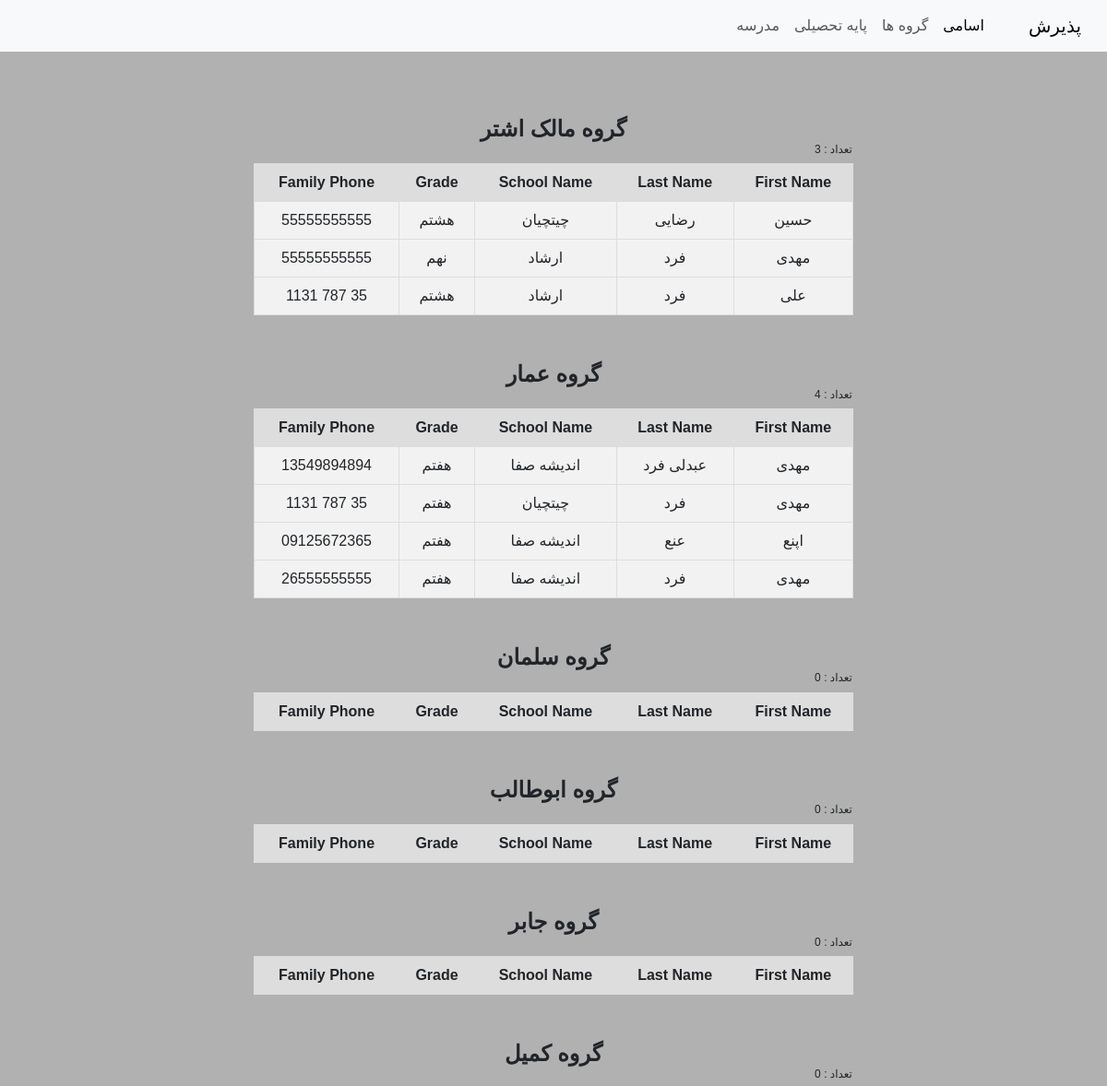
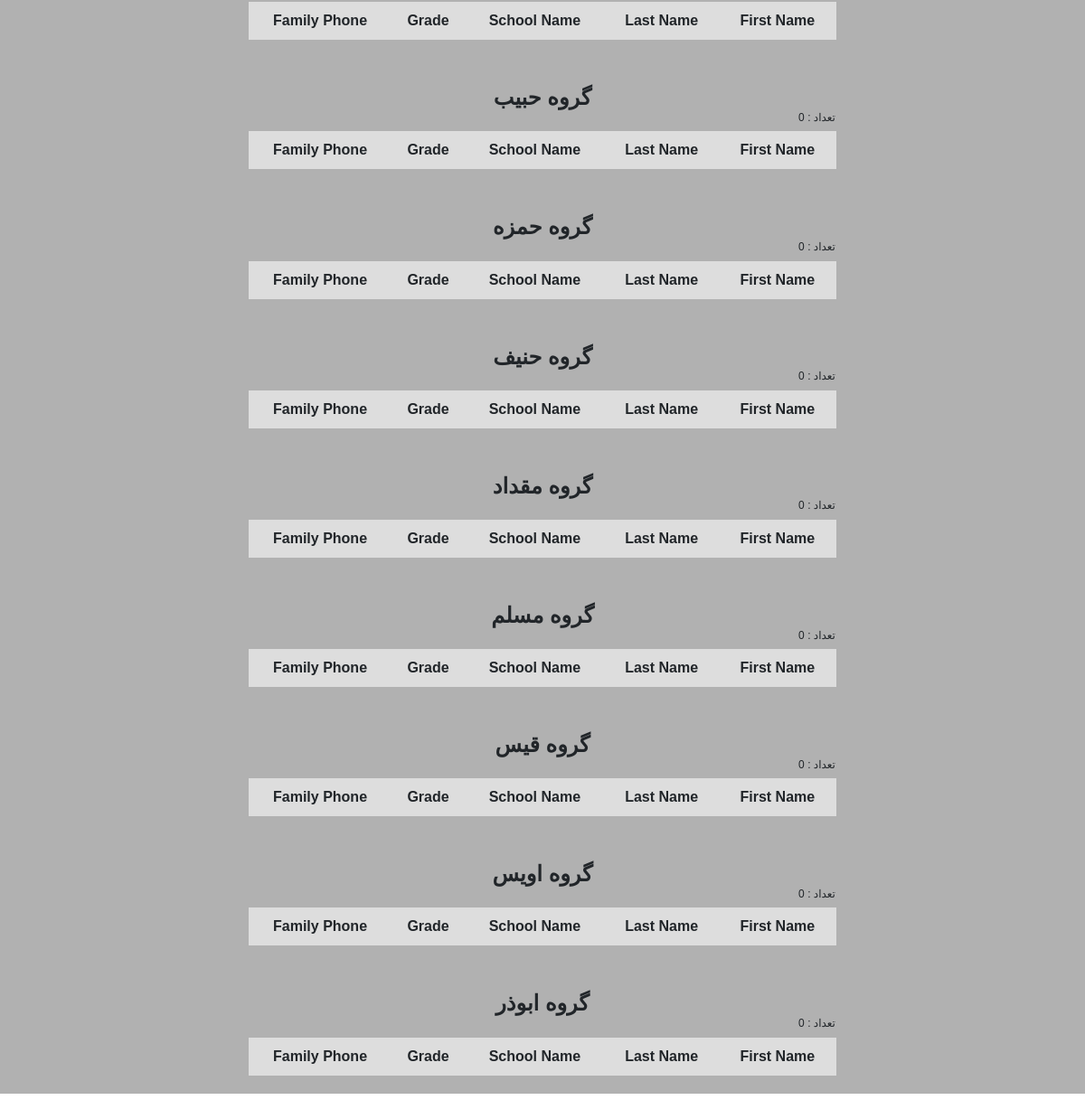
Page /group/ on the earlier database version (2 pictures, top to bottom).
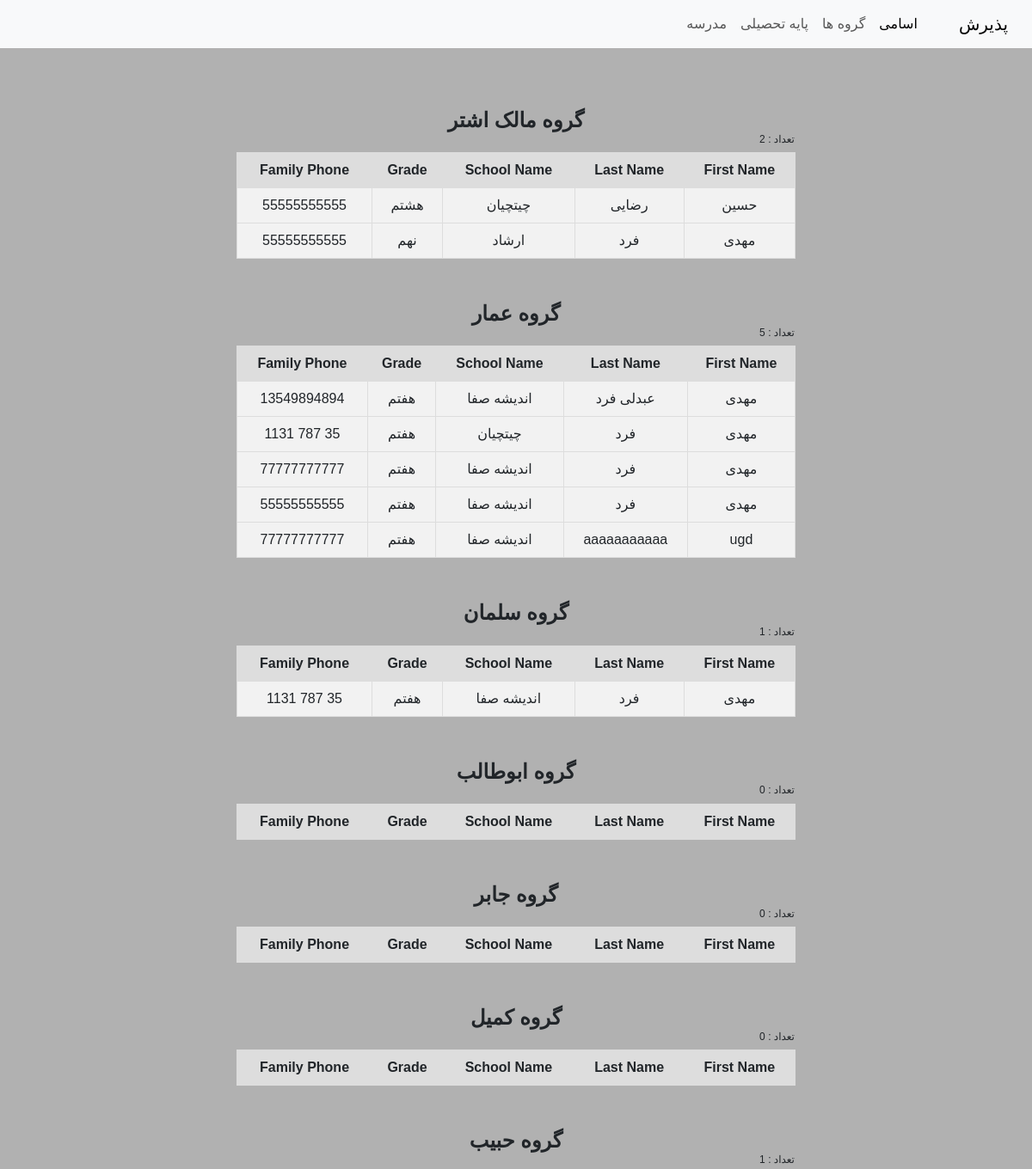
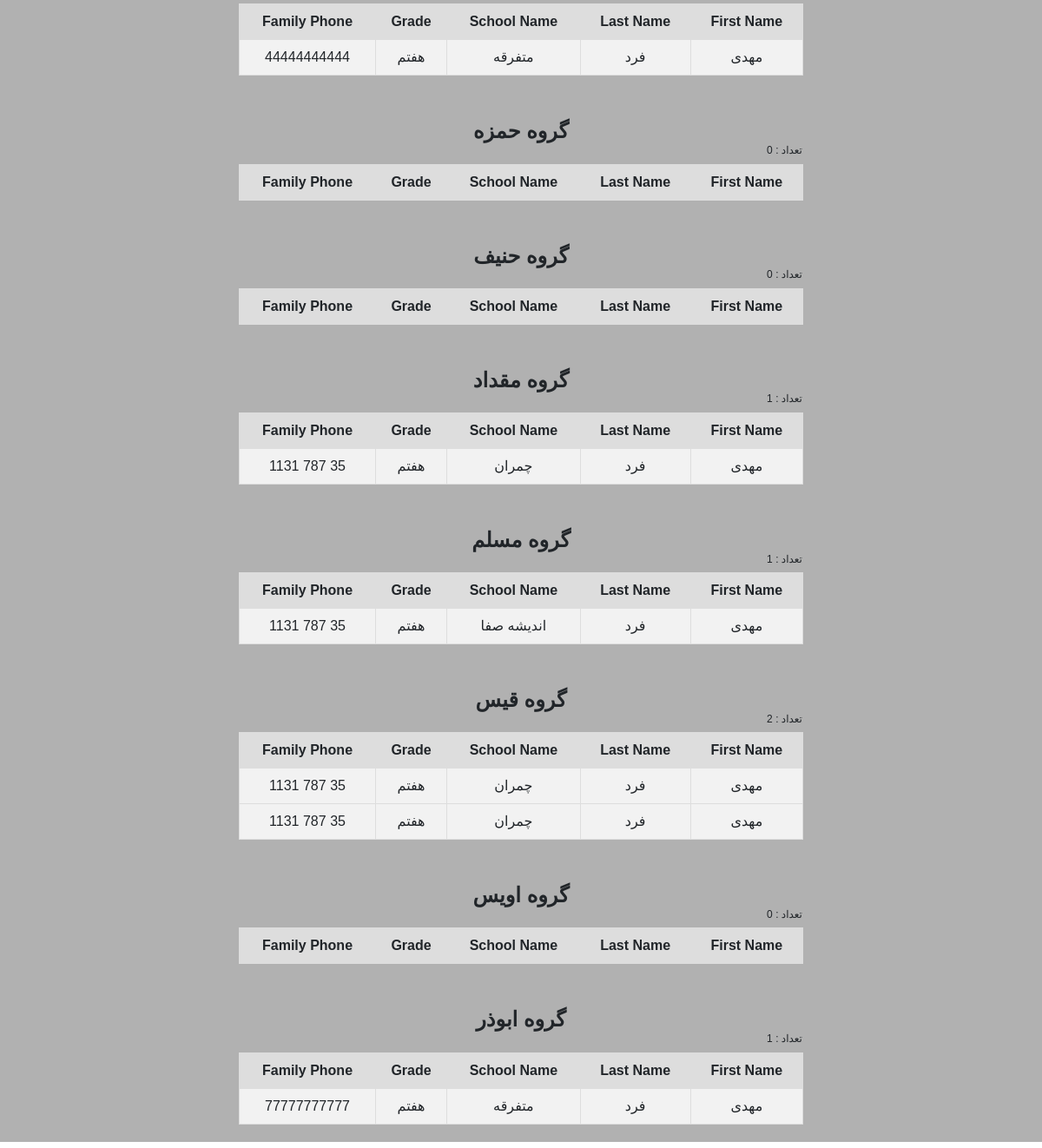
Same page on the later database version (2 pictures, top to bottom).
### home/models.py (models this page shows)
class Paziresh(models.Model):
    fname = models.CharField(max_length=100)
    lname = models.CharField(max_length=500)
    school_name = models.CharField(max_length=500)
    grade = models.CharField(max_length=50)
    phone = models.CharField(max_length=20)
    parent_phone = models.CharField(max_length=20)
    group_name = models.CharField(max_length=50)
    created_bey = models.CharField(max_length=50)
    GPA = models.CharField(max_length=10)
    pool = models.CharField(max_length=10)
    created = models.DateTimeField(auto_now=True)

### home/views.py (the view)
# urls.py: path('group/', views.group, name='group'),
def group(request):
    malek = Paziresh.objects.all().filter(group_name='مالک اشتر')
    malek_count = Paziresh.objects.all().filter(group_name='مالک اشتر').count()
    amar = Paziresh.objects.all().filter(group_name='عمار')
    amar_count = Paziresh.objects.all().filter(group_name='عمار').count()
    salman = Paziresh.objects.all().filter(group_name='سلمان')
    salman_count = Paziresh.objects.all().filter(group_name='سلمان').count()
    abotaleb = Paziresh.objects.all().filter(group_name='ابوطالب')
    abotaleb_count = Paziresh.objects.all().filter(group_name='ابوطالب').count()
    jaber = Paziresh.objects.all().filter(group_name='جابر')
    jaber_count = Paziresh.objects.all().filter(group_name='جابر').count()
    komal = Paziresh.objects.all().filter(group_name='کمیل')
    komal_count = Paziresh.objects.all().filter(group_name='کمیل').count()
    habib = Paziresh.objects.all().filter(group_name='حبیب')
    habib_count = Paziresh.objects.all().filter(group_name='حبیب').count()
    hamze = Paziresh.objects.all().filter(group_name='حمزه')
    hamze_count = Paziresh.objects.all().filter(group_name='حمزه').count()
    hanif = Paziresh.objects.all().filter(group_name='حنیف')
    hanif_count = Paziresh.objects.all().filter(group_name='حنیف').count()
    meghdad = Paziresh.objects.all().filter(group_name='مقداد')
    meghdad_count = Paziresh.objects.all().filter(group_name='مقداد').count()
    moslem = Paziresh.objects.all().filter(group_name='مسلم')
    moslem_count = Paziresh.objects.all().filter(group_name='مسلم').count()
    ghais = Paziresh.objects.all().filter(group_name='قیس')
    ghais_count = Paziresh.objects.all().filter(group_name='قیس').count()
    ovas = Paziresh.objects.all().filter(group_name='اویس')
    ovas_count = Paziresh.objects.all().filter(group_name='اویس').count()
    abozar = Paziresh.objects.all().filter(group_name='ابوذر')
    abozar_count = Paziresh.objects.all().filter(group_name='ابوذر').count()
    return render(request, 'group.html', {'malek':malek, 'malek_count':malek_count,
                                          'amar':amar, 'amar_count':amar_count,
                                          'abotaleb':abotaleb, 'abotaleb_count':abotaleb_count,
                                          'jaber':jaber, 'jaber_count':jaber_count,
                                          'komal':komal, 'komal_count':komal_count,
                                          'habib':habib, 'habib_count':habib_count,
                                          'hamze':hamze, 'hamze_count':hamze_count,
                                          'hanif':hanif, 'hanif_count':hanif_count,
                                          'meghdad':meghdad, 'meghdad_count':meghdad_count,
                                          'moslem':moslem, 'moslem_count':moslem_count,
                                          'ghais':ghais, 'ghais_count':ghais_count,
                                          'ovas':ovas, 'ovas_count':ovas_count,
                                          'abozar':abozar, 'abozar_count':abozar_count,
                                          'salman':salman, 'salman_count':salman_count,})

### templates/group.html (shortened to what the changed rows need)
{% extends 'base.html' %}
 {% block c %}
<div class="table-container">
<h1>گروه مالک اشتر</h1>
 <h6> تعداد : {{ malek_count }}</h6>
 <table style="border-collapse: collapse; background-color: #f2f2f2;">
    <tr style="background-color: #ddd;">
        <th style="border: 1px solid #ddd; padding: 8px;">First Name</th>
        <th style="border: 1px solid #ddd; padding: 8px;">Last Name</th>
        <th style="border: 1px solid #ddd; padding: 8px;">School Name</th>
        <th style="border: 1px solid #ddd; padding: 8px;">Grade</th>
        <th style="border: 1px solid #ddd; padding: 8px;">Family Phone</th>
    </tr>
    {% for student in malek %}
    <tr style="border: 1px solid #ddd;">
        <td style="border: 1px solid #ddd; padding: 8px;">{{ student.fname }}</td>
        <td style="border: 1px solid #ddd; padding: 8px;">{{ student.lname }}</td>
        <td style="border: 1px solid #ddd; padding: 8px;">{{ student.school_name }}</td>
        <td style="border: 1px solid #ddd; padding: 8px;">{{ student.grade }}</td>
        <td style="border: 1px solid #ddd; padding: 8px;">{{ student.parent_phone }}</td>
    </tr>
    {% endfor %}
</table>
</div>
<div class="table-container">
    <h1>گروه عمار</h1>
    <h6> تعداد : {{ amar_count }}</h6>
 <table style="border-collapse: collapse ; background-color: #f2f2f2;">
    <tr style="background-color: #ddd;">
        <th style="border: 1px solid #ddd; padding: 8px;">First Name</th>
        <th style="border: 1px solid #ddd; padding: 8px;">Last Name</th>
        <th style="border: 1px solid #ddd; padding: 8px;">School Name</th>
        <th style="border: 1px solid #ddd; padding: 8px;">Grade</th>
        <th style="border: 1px solid #ddd; padding: 8px;">Family Phone</th>
    </tr>
    {% for student in amar %}
    <tr style="border: 1px solid #ddd;">
        <td style="border: 1px solid #ddd; padding: 8px;">{{ student.fname }}</td>
        <td style="border: 1px solid #ddd; padding: 8px;">{{ student.lname }}</td>
        <td style="border: 1px solid #ddd; padding: 8px;">{{ student.school_name }}</td>
        <td style="border: 1px solid #ddd; padding: 8px;">{{ student.grade }}</td>
        <td style="border: 1px solid #ddd; padding: 8px;">{{ student.parent_phone }}</td>
    </tr>
    {% endfor %}
</table>
<div class="table-container">
    <h1>گروه سلمان</h1>
    <h6> تعداد : {{ salman_count }}</h6>
 <table style="border-collapse: collapse ; background-color: #f2f2f2;">
    <tr style="background-color: #ddd;">
        <th style="border: 1px solid #ddd; padding: 8px;">First Name</th>
        <th style="border: 1px solid #ddd; padding: 8px;">Last Name</th>
        <th style="border: 1px solid #ddd; padding: 8px;">School Name</th>
        <th style="border: 1px solid #ddd; padding: 8px;">Grade</th>
        <th style="border: 1px solid #ddd; padding: 8px;">Family Phone</th>
    </tr>
    {% for student in salman %}
    <tr style="border: 1px solid #ddd;">
        <td style="border: 1px solid #ddd; padding: 8px;">{{ student.fname }}</td>
        <td style="border: 1px solid #ddd; padding: 8px;">{{ student.lname }}</td>
        <td style="border: 1px solid #ddd; padding: 8px;">{{ student.school_name }}</td>
        <td style="border: 1px solid #ddd; padding: 8px;">{{ student.grade }}</td>
        <td style="border: 1px solid #ddd; padding: 8px;">{{ student.parent_phone }}</td>
    </tr>
    {% endfor %}
</table>
<div class="table-container">
    <h1>گروه ابوطالب</h1>
    <h6> تعداد : {{ abotaleb_count }}</h6>
 <table style="border-collapse: collapse ; background-color: #f2f2f2;">
    <tr style="background-color: #ddd;">
        <th style="border: 1px solid #ddd; padding: 8px;">First Name</th>
        <th style="border: 1px solid #ddd; padding: 8px;">Last Name</th>
        <th style="border: 1px solid #ddd; padding: 8px;">School Name</th>
        <th style="border: 1px solid #ddd; padding: 8px;">Grade</th>
        <th style="border: 1px solid #ddd; padding: 8px;">Family Phone</th>
    </tr>
</table>
<div class="table-container">
    <h1>گروه جابر</h1>
 <table style="border-collapse: collapse ; background-color: #f2f2f2;">
    <tr style="background-color: #ddd;">
        <th style="border: 1px solid #ddd; padding: 8px;">First Name</th>
        <th style="border: 1px solid #ddd; padding: 8px;">Last Name</th>
        <th style="border: 1px solid #ddd; padding: 8px;">School Name</th>
        <th style="border: 1px solid #ddd; padding: 8px;">Grade</th>
        <th style="border: 1px solid #ddd; padding: 8px;">Family Phone</th>
    </tr>
</table>
<div class="table-container">
    <h1>گروه کمیل</h1>
 <table style="border-collapse: collapse ; background-color: #f2f2f2;">
    <tr style="background-color: #ddd;">
        <th style="border: 1px solid #ddd; padding: 8px;">First Name</th>
        <th style="border: 1px solid #ddd; padding: 8px;">Last Name</th>
        <th style="border: 1px solid #ddd; padding: 8px;">School Name</th>
        <th style="border: 1px solid #ddd; padding: 8px;">Grade</th>
        <th style="border: 1px solid #ddd; padding: 8px;">Family Phone</th>
    </tr>
</table>
<div class="table-container">
    <h1>گروه حبیب</h1>
    <h6> تعداد : {{ habib_count }}</h6>
 <table style="border-collapse: collapse ; background-color: #f2f2f2;">
    <tr style="background-color: #ddd;">
        <th style="border: 1px solid #ddd; padding: 8px;">First Name</th>
        <th style="border: 1px solid #ddd; padding: 8px;">Last Name</th>
        <th style="border: 1px solid #ddd; padding: 8px;">School Name</th>
        <th style="border: 1px solid #ddd; padding: 8px;">Grade</th>
        <th style="border: 1px solid #ddd; padding: 8px;">Family Phone</th>
    </tr>
    {% for student in habib %}
    <tr style="border: 1px solid #ddd;">
        <td style="border: 1px solid #ddd; padding: 8px;">{{ student.fname }}</td>
        <td style="border: 1px solid #ddd; padding: 8px;">{{ student.lname }}</td>
        <td style="border: 1px solid #ddd; padding: 8px;">{{ student.school_name }}</td>
        <td style="border: 1px solid #ddd; padding: 8px;">{{ student.grade }}</td>
        <td style="border: 1px solid #ddd; padding: 8px;">{{ student.parent_phone }}</td>
    </tr>
    {% endfor %}
</table>
<div class="table-container">
    <h1>گروه حمزه</h1>
    <h6> تعداد : {{ hamze_count }}</h6>
 <table style="border-collapse: collapse ; background-color: #f2f2f2;">
    <tr style="background-color: #ddd;">
        <th style="border: 1px solid #ddd; padding: 8px;">First Name</th>
        <th style="border: 1px solid #ddd; padding: 8px;">Last Name</th>
        <th style="border: 1px solid #ddd; padding: 8px;">School Name</th>
        <th style="border: 1px solid #ddd; padding: 8px;">Grade</th>
        <th style="border: 1px solid #ddd; padding: 8px;">Family Phone</th>
    </tr>
</table>
<div class="table-container">
    <h1>گروه حنیف</h1>
 <table style="border-collapse: collapse ; background-color: #f2f2f2;">
    <tr style="background-color: #ddd;">
        <th style="border: 1px solid #ddd; padding: 8px;">First Name</th>
        <th style="border: 1px solid #ddd; padding: 8px;">Last Name</th>
        <th style="border: 1px solid #ddd; padding: 8px;">School Name</th>
        <th style="border: 1px solid #ddd; padding: 8px;">Grade</th>
        <th style="border: 1px solid #ddd; padding: 8px;">Family Phone</th>
    </tr>
</table>
<div class="table-container">
    <h1>گروه مقداد</h1>
    <h6> تعداد : {{ meghdad_count }}</h6>
 <table style="border-collapse: collapse ; background-color: #f2f2f2;">
    <tr style="background-color: #ddd;">
        <th style="border: 1px solid #ddd; padding: 8px;">First Name</th>
        <th style="border: 1px solid #ddd; padding: 8px;">Last Name</th>
        <th style="border: 1px solid #ddd; padding: 8px;">School Name</th>
        <th style="border: 1px solid #ddd; padding: 8px;">Grade</th>
        <th style="border: 1px solid #ddd; padding: 8px;">Family Phone</th>
    </tr>
    {% for student in meghdad %}
    <tr style="border: 1px solid #ddd;">
        <td style="border: 1px solid #ddd; padding: 8px;">{{ student.fname }}</td>
        <td style="border: 1px solid #ddd; padding: 8px;">{{ student.lname }}</td>
        <td style="border: 1px solid #ddd; padding: 8px;">{{ student.school_name }}</td>
        <td style="border: 1px solid #ddd; padding: 8px;">{{ student.grade }}</td>
        <td style="border: 1px solid #ddd; padding: 8px;">{{ student.parent_phone }}</td>
    </tr>
    {% endfor %}
</table>
<div class="table-container">
    <h1>گروه مسلم</h1>
    <h6> تعداد : {{ moslem_count }}</h6>
 <table style="border-collapse: collapse ; background-color: #f2f2f2;">
    <tr style="background-color: #ddd;">
        <th style="border: 1px solid #ddd; padding: 8px;">First Name</th>
        <th style="border: 1px solid #ddd; padding: 8px;">Last Name</th>
        <th style="border: 1px solid #ddd; padding: 8px;">School Name</th>
        <th style="border: 1px solid #ddd; padding: 8px;">Grade</th>
        <th style="border: 1px solid #ddd; padding: 8px;">Family Phone</th>
    </tr>
    {% for student in moslem %}
    <tr style="border: 1px solid #ddd;">
        <td style="border: 1px solid #ddd; padding: 8px;">{{ student.fname }}</td>
        <td style="border: 1px solid #ddd; padding: 8px;">{{ student.lname }}</td>
        <td style="border: 1px solid #ddd; padding: 8px;">{{ student.school_name }}</td>
        <td style="border: 1px solid #ddd; padding: 8px;">{{ student.grade }}</td>
        <td style="border: 1px solid #ddd; padding: 8px;">{{ student.parent_phone }}</td>
    </tr>
    {% endfor %}
</table>
<div class="table-container">
    <h1>گروه قیس</h1>
    <h6> تعداد : {{ ghais_count }}</h6>
 <table style="border-collapse: collapse ; background-color: #f2f2f2;">
    <tr style="background-color: #ddd;">
        <th style="border: 1px solid #ddd; padding: 8px;">First Name</th>
        <th style="border: 1px solid #ddd; padding: 8px;">Last Name</th>
        <th style="border: 1px solid #ddd; padding: 8px;">School Name</th>
        <th style="border: 1px solid #ddd; padding: 8px;">Grade</th>
        <th style="border: 1px solid #ddd; padding: 8px;">Family Phone</th>
    </tr>
    {% for student in ghais %}
    <tr style="border: 1px solid #ddd;">
        <td style="border: 1px solid #ddd; padding: 8px;">{{ student.fname }}</td>
        <td style="border: 1px solid #ddd; padding: 8px;">{{ student.lname }}</td>
        <td style="border: 1px solid #ddd; padding: 8px;">{{ student.school_name }}</td>
        <td style="border: 1px solid #ddd; padding: 8px;">{{ student.grade }}</td>
        <td style="border: 1px solid #ddd; padding: 8px;">{{ student.parent_phone }}</td>
    </tr>
    {% endfor %}
</table>
<div class="table-container">
    <h1>گروه اویس</h1>
    <h6> تعداد : {{ ovas_count }}</h6>
 <table style="border-collapse: collapse ; background-color: #f2f2f2;">
    <tr style="background-color: #ddd;">
        <th style="border: 1px solid #ddd; padding: 8px;">First Name</th>
        <th style="border: 1px solid #ddd; padding: 8px;">Last Name</th>
        <th style="border: 1px solid #ddd; padding: 8px;">School Name</th>
        <th style="border: 1px solid #ddd; padding: 8px;">Grade</th>
        <th style="border: 1px solid #ddd; padding: 8px;">Family Phone</th>
    </tr>
</table>
<div class="table-container">
    <h1>گروه ابوذر</h1>
    <h6> تعداد : {{ abozar_count }}</h6>
 <table style="border-collapse: collapse ; background-color: #f2f2f2;">
    <tr style="background-color: #ddd;">
        <th style="border: 1px solid #ddd; padding: 8px;">First Name</th>
        <th style="border: 1px solid #ddd; padding: 8px;">Last Name</th>
        <th style="border: 1px solid #ddd; padding: 8px;">School Name</th>
        <th style="border: 1px solid #ddd; padding: 8px;">Grade</th>
        <th style="border: 1px solid #ddd; padding: 8px;">Family Phone</th>
    </tr>
    {% for student in abozar %}
    <tr style="border: 1px solid #ddd;">
        <td style="border: 1px solid #ddd; padding: 8px;">{{ student.fname }}</td>
        <td style="border: 1px solid #ddd; padding: 8px;">{{ student.lname }}</td>
        <td style="border: 1px solid #ddd; padding: 8px;">{{ student.school_name }}</td>
        <td style="border: 1px solid #ddd; padding: 8px;">{{ student.grade }}</td>
        <td style="border: 1px solid #ddd; padding: 8px;">{{ student.parent_phone }}</td>
    </tr>
    {% endfor %}
</table>
 {% endblock %}

Differences in the rows shown:
removed Paziresh: fname "علی", lname "فرد", school_name "ارشاد", grade "هشتم", parent_phone "35 787 1131", shown under "تعداد : 3"
removed Paziresh: fname "اپنع", lname "عنع", school_name "اندیشه‌ صفا", grade "هفتم", parent_phone "09125672365", shown under "تعداد : 4"
removed Paziresh: fname "مهدی", lname "فرد", school_name "اندیشه‌ صفا", grade "هفتم", parent_phone "26555555555", shown under "تعداد : 4"
added Paziresh: fname "مهدی", lname "فرد", school_name "اندیشه‌ صفا", grade "هفتم", parent_phone "77777777777", shown under "تعداد : 5"
added Paziresh: fname "مهدی", lname "فرد", school_name "اندیشه‌ صفا", grade "هفتم", parent_phone "55555555555", shown under "تعداد : 5"
added Paziresh: fname "ugd", lname "aaaaaaaaaaa", school_name "اندیشه‌ صفا", grade "هفتم", parent_phone "77777777777", shown under "تعداد : 5"
added Paziresh: fname "مهدی", lname "فرد", school_name "اندیشه‌ صفا", grade "هفتم", parent_phone "35 787 1131", shown under "تعداد : 1"
added Paziresh: fname "مهدی", lname "فرد", school_name "متفرقه", grade "هفتم", parent_phone "44444444444", shown under "تعداد : 1"
added Paziresh: fname "مهدی", lname "فرد", school_name "چمران", grade "هفتم", parent_phone "35 787 1131", shown under "تعداد : 1"
added Paziresh: fname "مهدی", lname "فرد", school_name "اندیشه‌ صفا", grade "هفتم", parent_phone "35 787 1131", shown under "تعداد : 1"
added Paziresh: fname "مهدی", lname "فرد", school_name "چمران", grade "هفتم", parent_phone "35 787 1131", shown under "تعداد : 2"
added Paziresh: fname "مهدی", lname "فرد", school_name "چمران", grade "هفتم", parent_phone "35 787 1131", shown under "تعداد : 2"
added Paziresh: fname "مهدی", lname "فرد", school_name "متفرقه", grade "هفتم", parent_phone "77777777777", shown under "تعداد : 1"
Other differences:
{{ malek_count }}: "3" → "2"
{{ amar_count }}: "4" → "5"
{{ salman_count }}: "0" → "1"
{{ habib_count }}: "0" → "1"
{{ meghdad_count }}: "0" → "1"
{{ moslem_count }}: "0" → "1"
{{ ghais_count }}: "0" → "2"
{{ abozar_count }}: "0" → "1"
